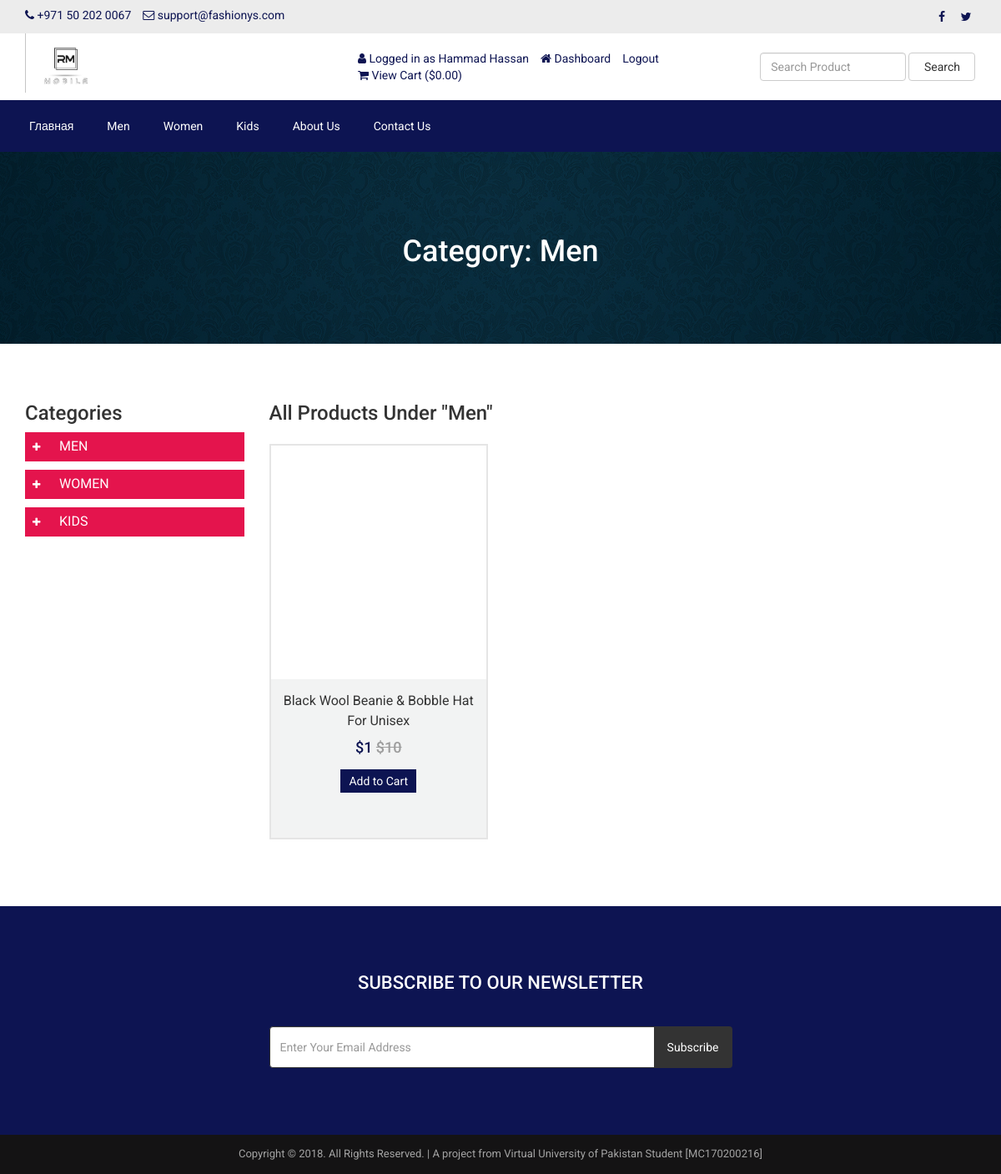
The page /product-category.php?id=1&type=top-category (signed in) on the database as committed earlier.
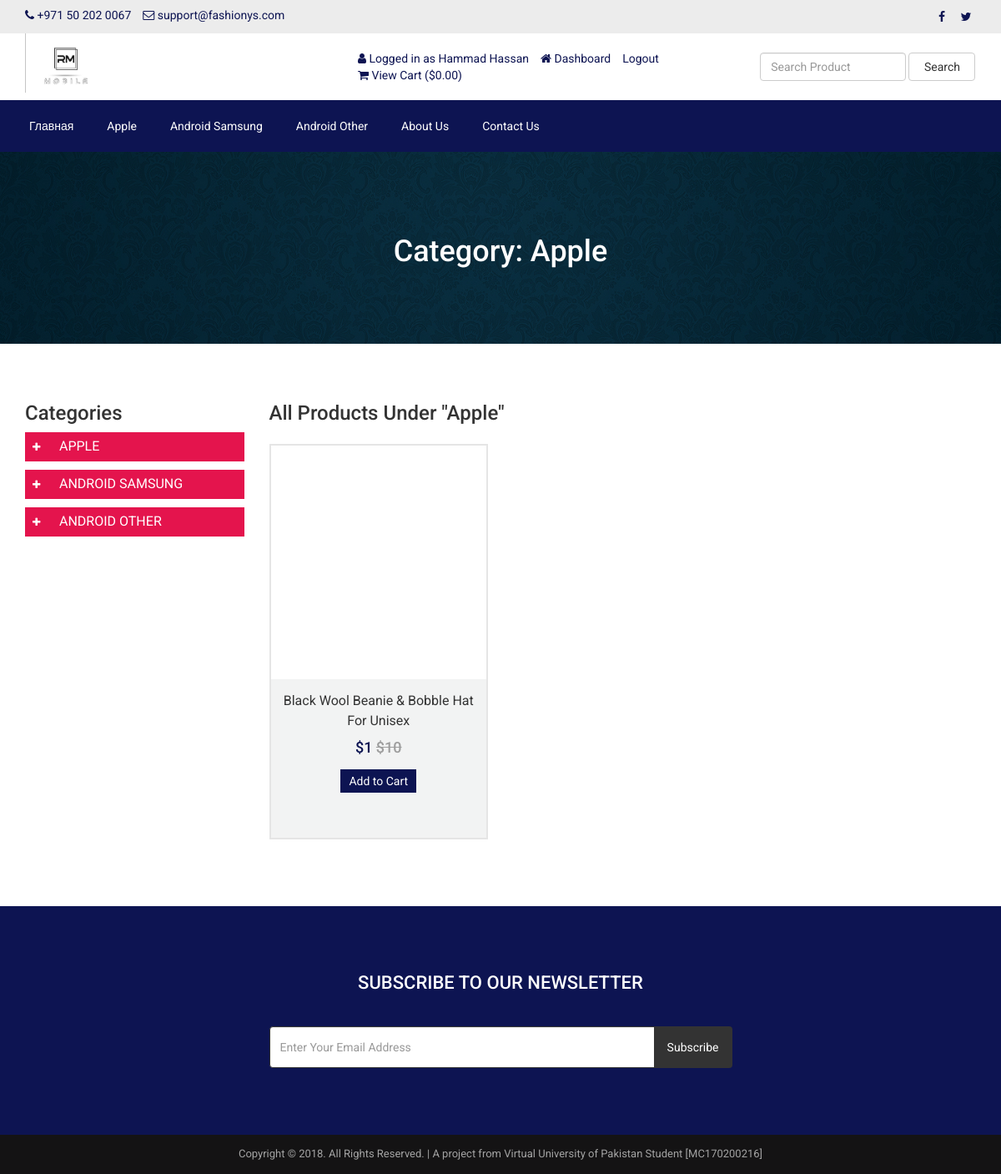
The same page on the database as committed later.
### tables this page shows
CREATE TABLE `tbl_top_category` (
  `tcat_id` int(11) NOT NULL,
  `tcat_name` varchar(255) NOT NULL,
  `show_on_menu` int(1) NOT NULL
);

### sidebar-category.php (the view, shortened to what the changed rows need)
<div id="left" class="span3">
    <ul id="menu-group-1" class="nav menu">
        <?php
            $i=0;
            $statement = $pdo->prepare("SELECT * FROM tbl_top_category WHERE show_on_menu=1");
            $statement->execute();
            $result = $statement->fetchAll(PDO::FETCH_ASSOC);
            foreach ($result as $row) {
                $i++;
                ?>
                <li class="cat-level-1 deeper parent">
                    <a class="" href="product-category.php?id=<?php echo $row['tcat_id']; ?>&type=top-category">
                        <span data-toggle="collapse" data-parent="#menu-group-1" href="#cat-lvl1-id-<?php echo $i; ?>" class="sign"><i class="fa fa-plus"></i></span>
                        <span class="lbl"><?php echo $row['tcat_name']; ?></span>
                    </a>
                </li>
                <?php
            }
        ?>
    </ul>
</div>

### header.php (shortened to what the changed rows need)
<?php
include("admin/inc/config.php");
$statement = $pdo->prepare("SELECT * FROM tbl_settings WHERE id=1");
$statement->execute();
$result = $statement->fetchAll(PDO::FETCH_ASSOC);
?>
<!DOCTYPE html>
<html lang="en">
<head>
	<link rel="stylesheet" href="assets/css/bootstrap.min.css">
	<link rel="stylesheet" href="assets/css/font-awesome.min.css">
	<link rel="stylesheet" href="assets/css/owl.carousel.min.css">
	<link rel="stylesheet" href="assets/css/owl.theme.default.min.css">
	<link rel="stylesheet" href="assets/css/jquery.bxslider.min.css">
    <link rel="stylesheet" href="assets/css/magnific-popup.css">
    <link rel="stylesheet" href="assets/css/rating.css">
	<link rel="stylesheet" href="assets/css/spacing.css">
	<link rel="stylesheet" href="assets/css/bootstrap-touch-slider.css">
	<link rel="stylesheet" href="assets/css/animate.min.css">
	<link rel="stylesheet" href="assets/css/tree-menu.css">
	<link rel="stylesheet" href="assets/css/select2.min.css">
	<link rel="stylesheet" href="assets/css/main.css">
	<link rel="stylesheet" href="assets/css/responsive.css">
</head>
<body>
<div class="nav">
	<div class="container">
		<div class="row">
			<div class="col-md-12 pl_0 pr_0">
				<div class="menu-container">
					<div class="menu">
						<ul>
							<?php
							$statement = $pdo->prepare("SELECT * FROM tbl_top_category WHERE show_on_menu=1");
							$statement->execute();
							$result = $statement->fetchAll(PDO::FETCH_ASSOC);
							foreach ($result as $row) {
								?>
								<li><a href="product-category.php?id=<?php echo $row['tcat_id']; ?>&type=top-category"><?php echo $row['tcat_name']; ?></a>
								</li>
								<?php
							}
							?>
						</ul>
					</div>
				</div>
			</div>
		</div>
	</div>
</div>

### product-category.php (shortened to what the changed rows need)
<?php require_once('header.php'); ?>
<?php
$statement = $pdo->prepare("SELECT * FROM tbl_settings WHERE id=1");
$statement->execute();
$result = $statement->fetchAll(PDO::FETCH_ASSOC);
foreach ($result as $row) {
    $banner_product_category = $row['banner_product_category'];
}
?>
<?php
if( !isset($_REQUEST['id']) || !isset($_REQUEST['type']) ) {
    header('location: index.php');
    exit;
} else {
    if( ($_REQUEST['type'] != 'top-category') && ($_REQUEST['type'] != 'mid-category') && ($_REQUEST['type'] != 'end-category') ) {
        header('location: index.php');
        exit;
    } else {
        $statement = $pdo->prepare("SELECT * FROM tbl_top_category");
        $statement->execute();
        $result = $statement->fetchAll(PDO::FETCH_ASSOC);
        foreach ($result as $row) {
            $top[] = $row['tcat_id'];
            $top1[] = $row['tcat_name'];
        }
        if($_REQUEST['type'] == 'top-category') {
            if(!in_array($_REQUEST['id'],$top)) {
                header('location: index.php');
                exit;
            } else {
                for ($i=0; $i < count($top); $i++) {
                    if($top[$i] == $_REQUEST['id']) {
                        $title = $top1[$i];
                        break;
                    }
                }
            }
        }
    }
}
?>
<div class="page-banner" style="background-image: url(assets/uploads/<?php echo $banner_product_category; ?>)">
    <div class="inner">
        <h1><?php echo LANG_VALUE_50; ?> <?php echo $title; ?></h1>
    </div>
</div>
<div class="page">
    <div class="container">
        <div class="row">
          <div class="col-md-3">
                <?php require_once('sidebar-category.php'); ?>
            </div>
            <div class="col-md-9">
                <h3><?php echo LANG_VALUE_51; ?> "<?php echo $title; ?>"</h3>
                <div class="product product-cat">
                    <div class="row">
                    </div>
                </div>
            </div>
        </div>
    </div>
</div>
<?php require_once('footer.php'); ?>

Rows that differ between the two databases and show on the page:
changed tbl_top_category: tcat_name "Men" → "Apple"; tcat_name "MEN" → "APPLE"
changed tbl_top_category: tcat_name "Women" → "Android Samsung"; tcat_name "WOMEN" → "ANDROID SAMSUNG"
changed tbl_top_category: tcat_name "Kids" → "Android Other"; tcat_name "KIDS" → "ANDROID OTHER"
Other text that changed with them:
$title: "Men" → "Apple"
